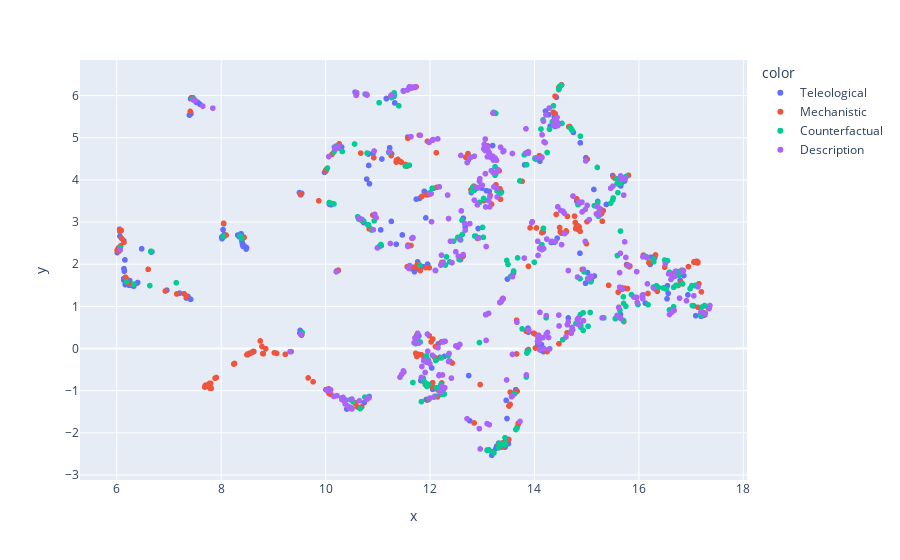

Notebook code for this chart:
### Code cell
# Create a sparse embedding matrix from the dictionary counts
vectorizer = CountVectorizer(stop_words="english")
X = vectorizer.fit_transform(output["Text"])
word_counts = pd.DataFrame(X.sum(axis=0), columns=vectorizer.get_feature_names_out())

# Plot wordcloud for word counts
from wordcloud import WordCloud
wordcloud = WordCloud(width=800, height=400, background_color="white").generate_from_frequencies(word_counts.iloc[0].to_dict())
plt.imshow(wordcloud, interpolation='bilinear')
plt.axis("off")
plt.show()

# Embed the lemma counts into 2D space and plot it by the question type
X_counts_embedded = create_embedding(X)
px.scatter(x=X_counts_embedded[:, 0], y=X_counts_embedded[:, 1], color=output['Type'], hover_data={"Text": output["Text"]}).show()

### Figure 1 — Plotly figure (JSON) as saved in the notebook; plotly's stock layout.template omitted (floating-point values rounded to 4 significant figures; data arrays with more than 128 entries replaced by an {"elided": "..."} marker saying what was removed)
{"data": [{"customdata": {"elided": "350x1 str values"}, "hovertemplate": "color=Teleological<br>x=%{x}<br>y=%{y}<br>Text=%{customdata[0]}<extra></extra>", "legendgroup": "Teleological", "marker": {"color": "#636efa", "symbol": "circle"}, "mode": "markers", "name": "Teleological", "showlegend": true, "x": {"elided": "350 float values"}, "xaxis": "x", "y": {"elided": "350 float values"}, "yaxis": "y", "type": "scattergl"}, {"customdata": {"elided": "339x1 str values"}, "hovertemplate": "color=Mechanistic<br>x=%{x}<br>y=%{y}<br>Text=%{customdata[0]}<extra></extra>", "legendgroup": "Mechanistic", "marker": {"color": "#EF553B", "symbol": "circle"}, "mode": "markers", "name": "Mechanistic", "showlegend": true, "x": {"elided": "339 float values"}, "xaxis": "x", "y": {"elided": "339 float values"}, "yaxis": "y", "type": "scattergl"}, {"customdata": {"elided": "258x1 str values"}, "hovertemplate": "color=Counterfactual<br>x=%{x}<br>y=%{y}<br>Text=%{customdata[0]}<extra></extra>", "legendgroup": "Counterfactual", "marker": {"color": "#00cc96", "symbol": "circle"}, "mode": "markers", "name": "Counterfactual", "showlegend": true, "x": {"elided": "258 float values"}, "xaxis": "x", "y": {"elided": "258 float values"}, "yaxis": "y", "type": "scattergl"}, {"customdata": {"elided": "361x1 str values"}, "hovertemplate": "color=Description<br>x=%{x}<br>y=%{y}<br>Text=%{customdata[0]}<extra></extra>", "legendgroup": "Description", "marker": {"color": "#ab63fa", "symbol": "circle"}, "mode": "markers", "name": "Description", "showlegend": true, "x": {"elided": "361 float values"}, "xaxis": "x", "y": {"elided": "361 float values"}, "yaxis": "y", "type": "scattergl"}], "layout": {"xaxis": {"anchor": "y", "domain": [0.0, 1.0], "title": {"text": "x"}}, "yaxis": {"anchor": "x", "domain": [0.0, 1.0], "title": {"text": "y"}}, "legend": {"title": {"text": "color"}, "tracegroupgap": 0}, "margin": {"t": 60}}}
